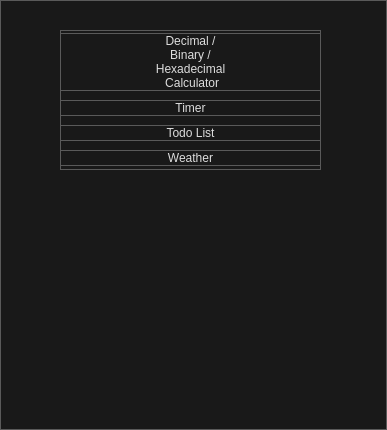
<?xml version="1.0" encoding="UTF-8"?>
<ui version="4.0">
 <class>MainWindow</class>
 <widget class="QMainWindow" name="MainWindow">
  <property name="geometry">
   <rect>
    <x>0</x>
    <y>0</y>
    <width>387</width>
    <height>430</height>
   </rect>
  </property>
  <property name="windowTitle">
   <string>Wonderful Widgets</string>
  </property>
  <property name="styleSheet">
   <string notr="true">/*
	Copyright 2013 Emanuel Claesson

	Licensed under the Apache License, Version 2.0 (the &quot;License&quot;);
	you may not use this file except in compliance with the License.
	You may obtain a copy of the License at

		http://www.apache.org/licenses/LICENSE-2.0

	Unless required by applicable law or agreed to in writing, software
	distributed under the License is distributed on an &quot;AS IS&quot; BASIS,
	WITHOUT WARRANTIES OR CONDITIONS OF ANY KIND, either express or implied.
	See the License for the specific language governing permissions and
	limitations under the License.
*/

/*
	COLOR_DARK     = #191919
	COLOR_MEDIUM   = #353535
	COLOR_MEDLIGHT = #5A5A5A
	COLOR_LIGHT    = #DDDDDD
	COLOR_ACCENT   = #3D7848
*/

* {
	background: #191919;
	color: #DDDDDD;
	border: 1px solid #5A5A5A;
}

QWidget::item:selected {
	background: #3D7848;
}

QCheckBox, QRadioButton {
	border: none;
}

QRadioButton::indicator, QCheckBox::indicator {
	width: 13px;
	height: 13px;
}

QRadioButton::indicator::unchecked, QCheckBox::indicator::unchecked {
	border: 1px solid #5A5A5A;
	background: none;
}

QRadioButton::indicator:unchecked:hover, QCheckBox::indicator:unchecked:hover {
	border: 1px solid #DDDDDD;
}

QRadioButton::indicator::checked, QCheckBox::indicator::checked {
	border: 1px solid #5A5A5A;
	background: #5A5A5A;
}

QRadioButton::indicator:checked:hover, QCheckBox::indicator:checked:hover {
	border: 1px solid #DDDDDD;
	background: #DDDDDD;
}

QGroupBox {
	margin-top: 6px;
}

QGroupBox::title {
	top: -7px;
	left: 7px;
}

QScrollBar {
	border: 1px solid #5A5A5A;
	background: #191919;
}

QScrollBar:horizontal {
	height: 15px;
	margin: 0px 0px 0px 32px;
}

QScrollBar:vertical {
	width: 15px;
	margin: 32px 0px 0px 0px;
}

QScrollBar::handle {
	background: #353535;
	border: 1px solid #5A5A5A;
}

QScrollBar::handle:horizontal {
	border-width: 0px 1px 0px 1px;
}

QScrollBar::handle:vertical {
	border-width: 1px 0px 1px 0px;
}

QScrollBar::handle:horizontal {
	min-width: 20px;
}

QScrollBar::handle:vertical {
	min-height: 20px;
}

QScrollBar::add-line, QScrollBar::sub-line {
	background:#353535;
	border: 1px solid #5A5A5A;
	subcontrol-origin: margin;
}

QScrollBar::add-line {
	position: absolute;
}

QScrollBar::add-line:horizontal {
	width: 15px;
	subcontrol-position: left;
	left: 15px;
}

QScrollBar::add-line:vertical {
	height: 15px;
	subcontrol-position: top;
	top: 15px;
}

QScrollBar::sub-line:horizontal {
	width: 15px;
	subcontrol-position: top left;
}

QScrollBar::sub-line:vertical {
	height: 15px;
	subcontrol-position: top;
}

QScrollBar:left-arrow, QScrollBar::right-arrow, QScrollBar::up-arrow, QScrollBar::down-arrow {
	border: 1px solid #5A5A5A;
	width: 3px;
	height: 3px;
}

QScrollBar::add-page, QScrollBar::sub-page {
	background: none;
}

QAbstractButton:hover {
	background: #353535;
}

QAbstractButton:pressed {
	background: #5A5A5A;
}

QAbstractItemView {
	show-decoration-selected: 1;
	selection-background-color: #3D7848;
	selection-color: #DDDDDD;
	alternate-background-color: #353535;
}

QHeaderView {
	border: 1px solid #5A5A5A;
}

QHeaderView::section {
	background: #191919;
	border: 1px solid #5A5A5A;
	padding: 4px;
}

QHeaderView::section:selected, QHeaderView::section::checked {
	background: #353535;
}

QTableView {
	gridline-color: #5A5A5A;
}

QTabBar {
	margin-left: 2px;
}

QTabBar::tab {
	border-radius: 0px;
	padding: 4px;
	margin: 4px;
}

QTabBar::tab:selected {
	background: #353535;
}

QComboBox::down-arrow {
	border: 1px solid #5A5A5A;
	background: #353535;
}

QComboBox::drop-down {
	border: 1px solid #5A5A5A;
	background: #353535;
}

QComboBox::down-arrow {
	width: 3px;
	height: 3px;
	border: 1px solid #5A5A5A;
}

QAbstractSpinBox {
	padding-right: 15px;
}

QAbstractSpinBox::up-button, QAbstractSpinBox::down-button {
	border: 1px solid #5A5A5A;
	background: #353535;
	subcontrol-origin: border;
}

QAbstractSpinBox::up-arrow, QAbstractSpinBox::down-arrow {
	width: 3px;
	height: 3px;
	border: 1px solid #5A5A5A;
}

QSlider {
	border: none;
}

QSlider::groove:horizontal {
	height: 5px;
	margin: 4px 0px 4px 0px;
}

QSlider::groove:vertical {
	width: 5px;
	margin: 0px 4px 0px 4px;
}

QSlider::handle {
	border: 1px solid #5A5A5A;
	background: #353535;
}

QSlider::handle:horizontal {
	width: 15px;
	margin: -4px 0px -4px 0px;
}

QSlider::handle:vertical {
	height: 15px;
	margin: 0px -4px 0px -4px;
}

QSlider::add-page:vertical, QSlider::sub-page:horizontal {
	background: #3D7848;
}

QSlider::sub-page:vertical, QSlider::add-page:horizontal {
	background: #353535;
}

QLabel {
	border: none;
}

QProgressBar {
	text-align: center;
}

QProgressBar::chunk {
	width: 1px;
	background-color: #3D7848;
}

QMenu::separator {
	background: #353535;
}</string>
  </property>
  <widget class="QWidget" name="centralwidget">
   <widget class="QWidget" name="">
    <property name="geometry">
     <rect>
      <x>60</x>
      <y>30</y>
      <width>261</width>
      <height>140</height>
     </rect>
    </property>
    <layout class="QVBoxLayout" name="verticalLayout">
     <item>
      <widget class="QPushButton" name="openCalculatorButton">
       <property name="text">
        <string>Decimal / 
Binary / 
Hexadecimal
 Calculator</string>
       </property>
      </widget>
     </item>
     <item>
      <widget class="QPushButton" name="pushButton_2">
       <property name="text">
        <string>Timer</string>
       </property>
      </widget>
     </item>
     <item>
      <widget class="QPushButton" name="pushButton_3">
       <property name="text">
        <string>Todo List</string>
       </property>
      </widget>
     </item>
     <item>
      <widget class="QPushButton" name="pushButton_4">
       <property name="text">
        <string>Weather</string>
       </property>
      </widget>
     </item>
    </layout>
   </widget>
  </widget>
  <action name="actiontest">
   <property name="text">
    <string>test</string>
   </property>
  </action>
 </widget>
 <resources/>
 <connections/>
</ui>
